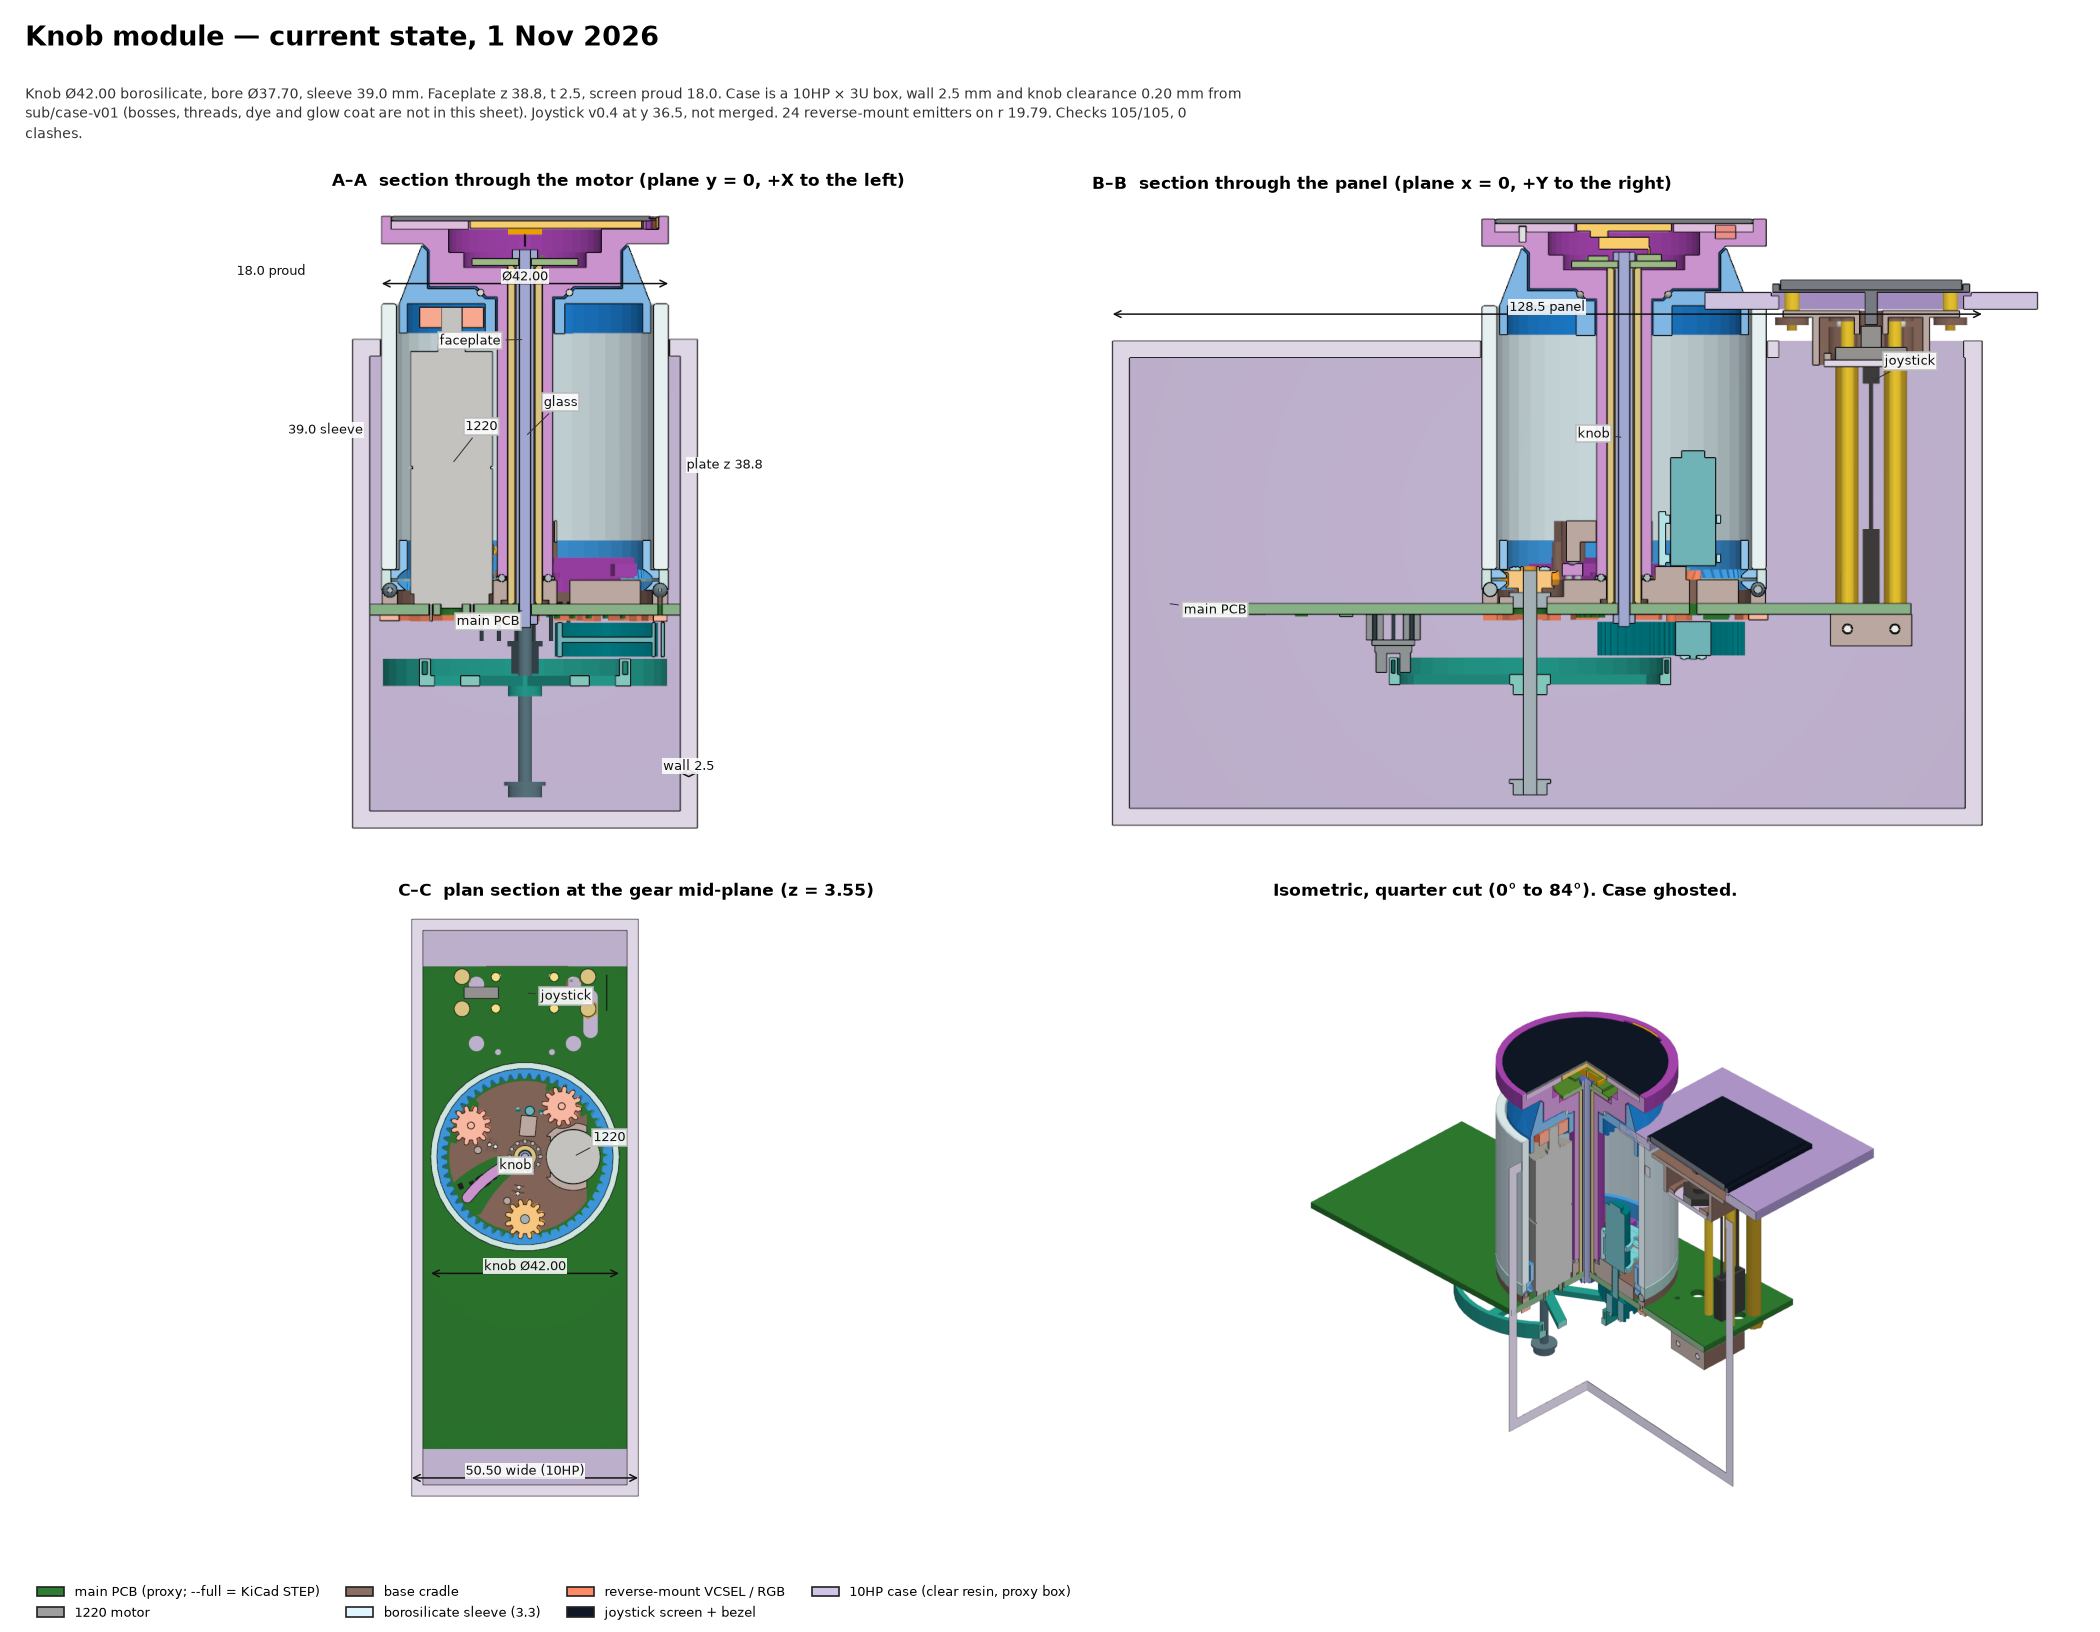

Python code for this plot:
"""Current-state assembly sheet, 1 Nov 2026.

Knob stack on this branch, joystick from origin/sub/joystick-v04 (not merged),
main PCB, and a clear 10HP case. Case wall and knob-hole clearance are the
figures in origin/sub/case-v01 (wall 2.5 mm, knob_rad_clear 0.20). The case
package is not imported: that shell is tied to an older knob snapshot, so this
sheet draws a 10HP box with those two numbers and this branch's knob and plate.

Three sections and one isometric. Output: sheet.png next to this file.
"""
import importlib.util, os, sys, textwrap
import matplotlib
matplotlib.use("Agg")
import matplotlib.pyplot as plt
from matplotlib.patches import Patch
import numpy as np
from build123d import Pos, Box, Cylinder, Align

HERE = os.path.dirname(os.path.abspath(__file__))
ROOT = os.path.abspath(os.path.join(HERE, "..", "..", ".."))
KNOB = os.path.join(ROOT, "cad", "knob-param")
sys.path.insert(0, KNOB)

FULL = os.path.join(ROOT, "cad", "assemblies", "full-2026-11-01", "render_full.py")
spec = importlib.util.spec_from_file_location("render_full", FULL)
full = importlib.util.module_from_spec(spec)
spec.loader.exec_module(full)

from knobparam.common import model
from knobparam.assembly.build import build_all
from knobparam.assembly import render as R

# sub/case-v01 params.py: wall and the knob-hole radial clearance.
CASE_WALL = 2.5
KNOB_RAD_CLEAR = 0.20
OUT = os.path.join(HERE, "sheet.png")
TOL = 0.12
PPM = 8


def case_shell(D, J, z0):
    """Clear 10HP box. Front is this branch's faceplate; the knob and joystick holes are cut through it."""
    w = D["hp"] * D["hp_pitch"] - D["hp_gap"]
    h, t = D["panel_h"], D["faceplate_t"]
    y_mid = D["axis_by"] - h / 2
    z1 = D["faceplate_z"]
    wall = CASE_WALL
    outer = Pos(0, y_mid, z0) * Box(w, h, z1 - z0, align=(Align.CENTER, Align.CENTER, Align.MIN))
    inner = Pos(0, y_mid, z0 + wall) * Box(
        w - 2 * wall, h - 2 * wall, (z1 - t) - (z0 + wall),
        align=(Align.CENTER, Align.CENTER, Align.MIN))
    shell = outer - inner
    shell -= Pos(0, 0, z1 - t - 1) * Cylinder(D["knob_od"] / 2 + KNOB_RAD_CLEAR, t + 2,
                                               align=(Align.CENTER, Align.CENTER, Align.MIN))
    shell -= Pos(0, J["place_y"], z1 - t - 1) * Box(2 * J["hole_hw"], 2 * J["hole_hh"], t + 2,
                                                     align=(Align.CENTER, Align.CENTER, Align.MIN))
    return shell


def bbox(parts):
    bbs = [s.bounding_box() for s in parts.values()]
    pad = 4.0
    return [min(b.min.X for b in bbs) - pad, min(b.min.Y for b in bbs) - pad, min(b.min.Z for b in bbs) - pad,
            max(b.max.X for b in bbs) + pad, max(b.max.Y for b in bbs) + pad, max(b.max.Z for b in bbs) + pad]


def part_mid(parts, name):
    b = parts[name].bounding_box()
    return ((b.min.X + b.max.X) / 2, (b.min.Y + b.max.Y) / 2, (b.min.Z + b.max.Z) / 2)


def px_of(cam, centre, w_mm, h_mm, W, H, p):
    x, y, z = p
    cx, cy, cz = centre
    if cam == "xz":
        u = 0.5 - (x - cx) / w_mm
        v = 0.5 - (z - cz) / h_mm
    elif cam == "yz":
        u = 0.5 + (y - cy) / w_mm
        v = 0.5 - (z - cz) / h_mm
    else:
        u = 0.5 + (x - cx) / w_mm
        v = 0.5 - (y - cy) / h_mm
    return u * (W - 1), v * (H - 1)


def _dim(ax, a, b, text):
    ax.annotate("", xy=b, xytext=a, arrowprops=dict(arrowstyle="<->", color="#111111", lw=0.9, shrinkA=0, shrinkB=0))
    ax.text((a[0] + b[0]) / 2, (a[1] + b[1]) / 2, text, fontsize=8, color="#111111", ha="center", va="bottom",
            bbox=dict(fc="white", ec="none", alpha=0.88, pad=0.6))


def _tag(ax, xy, text, dx, dy):
    ax.annotate(text, xy, xytext=(xy[0] + dx, xy[1] + dy), fontsize=8, color="#111111",
                arrowprops=dict(arrowstyle="-", color="#333333", lw=0.6),
                bbox=dict(fc="white", ec="#bbbbbb", alpha=0.9, pad=1.0))


def mark(ax, img, cam, centre, w_mm, h_mm, dims, tags):
    H, W = img.shape[:2]
    def P(p):
        return px_of(cam, centre, w_mm, h_mm, W, H, p)
    for p0, p1, text in dims:
        _dim(ax, P(p0), P(p1), text)
    for p, text, dx, dy in tags:
        _tag(ax, P(p), text, dx, dy)


def shot(meshes, centre, cam_dir, up, w_mm, h_mm, path):
    R.ortho(meshes, centre, cam_dir, up, w_mm, h_mm, PPM, path, edges=False, aa=False)
    img = plt.imread(path)
    return img, centre, w_mm, h_mm


def main():
    print("deriving", flush=True)
    D = model.derive(model.default_params())
    print("building knob", flush=True)
    parts, _stats, keys, _owner = build_all(D)
    print("loading joystick", flush=True)
    JP, JParts = full.load_joystick()
    J = JP.derive(JP.P)
    js = full.place_joystick(JParts.build(J), J["place_y"])
    z0 = min(s.bounding_box().min.Z for s in parts.values()) - CASE_WALL - 2
    shell = case_shell(D, J, z0)
    case_name = "10HP case (UTR-8100, sub/case-v01 wall)"
    extra = {case_name: shell}
    extra.update(js)
    full.publish(extra, keys, "state")
    full.patch_groups()
    R.GROUPS.append(("10HP case (clear resin, proxy box)", "#d1c4e9", lambda n: n.startswith("10HP case")))
    allp = dict(parts)
    allp.update(extra)
    bb = [round(v, 1) for v in bbox(allp)]
    tmp = R.TMP
    os.makedirs(tmp, exist_ok=True)

    print("A-A", flush=True)
    aa = R.cut_meshes(allp, keys, dict(kind="half", bb=bb), TOL)
    lo, hi = R._bbox(aa)
    c_aa = ((lo[0] + hi[0]) / 2, 0.0, (lo[2] + hi[2]) / 2)
    w_aa, h_aa = hi[0] - lo[0] + 6, hi[2] - lo[2] + 6
    img_aa, c_aa, w_aa, h_aa = shot(aa, c_aa, (0, 1, 0), (0, 0, 1), w_aa, h_aa, f"{tmp}/state-aa.png")

    print("B-B", flush=True)
    z0b, z1b = bb[2], bb[5]
    span_x, span_y = bb[3] - bb[0], bb[4] - bb[1]
    bb_view = R.cut_meshes(allp, keys, dict(kind="box", o=(0.0, 0.0), a=-90.0,
                                             u=(-span_y, span_y), depth=span_x, z=(z0b, z1b)), TOL)
    lo, hi = R._bbox(bb_view)
    c_bb = (0.0, (lo[1] + hi[1]) / 2, (lo[2] + hi[2]) / 2)
    w_bb, h_bb = hi[1] - lo[1] + 6, hi[2] - lo[2] + 6
    img_bb, c_bb, w_bb, h_bb = shot(bb_view, c_bb, (1, 0, 0), (0, 0, 1), w_bb, h_bb, f"{tmp}/state-bb.png")

    print("C-C", flush=True)
    zcut = float(D["hb_mid"])
    plan = R.cut_meshes(allp, keys, dict(kind="plan", bb=bb, z=round(zcut, 3)), TOL)
    lo, hi = R._bbox(plan)
    c_pl = ((lo[0] + hi[0]) / 2, (lo[1] + hi[1]) / 2, zcut)
    w_pl, h_pl = hi[0] - lo[0] + 6, hi[1] - lo[1] + 6
    img_pl, c_pl, w_pl, h_pl = shot(plan, c_pl, (0, 0, 1), (0, 1, 0), w_pl, h_pl, f"{tmp}/state-plan.png")

    print("iso", flush=True)
    fang = float(D.get("fm_ang", 90.0)) % 360.0
    a0, a1 = (0.0, fang) if fang <= 180.0 else (fang, 360.0)
    iso = R.cut_meshes(allp, keys, dict(kind="quarter", bb=bb, a0=a0, a1=a1), TOL)
    R.iso(iso, 1100, f"{tmp}/state-iso.png", lw=0.8, edges=False, aa=False, ghost=[case_name])
    img_iso = plt.imread(f"{tmp}/state-iso.png")

    Rrad = D["knob_od"] / 2
    z_sl0, z_sl1 = D["sleeve_z0"], D["sleeve_z1"]
    z_fp, z_glass = D["faceplate_z"], D["z_glass"]
    panel_w = D["hp"] * D["hp_pitch"] - D["hp_gap"]
    y_top, y_bot = D["axis_by"], D["axis_by"] - D["panel_h"]
    glass = part_mid(parts, "knob glass sleeve")
    pcb = part_mid(parts, "PCB")
    motor = part_mid(parts, "motor")
    py = float(J["place_y"])

    x_out = panel_w / 2 + 4
    dims_aa = [
        ((-Rrad, 0, z_sl1 + 3.0), (Rrad, 0, z_sl1 + 3.0), f"Ø{D['knob_od']:.2f}"),
        ((x_out, 0, z_sl0), (x_out, 0, z_sl1), f"{D['sleeve_len']:.1f} sleeve"),
        ((-x_out, 0, 0.0), (-x_out, 0, z_fp), f"plate z {z_fp:.1f}"),
        ((x_out + 8, 0, z_fp), (x_out + 8, 0, z_glass), f"{D['knob_proud']:.1f} proud"),
        ((-panel_w / 2, 0, z0 + 8), (-panel_w / 2 + CASE_WALL, 0, z0 + 8), f"wall {CASE_WALL:.1f}"),
    ]
    tags_aa = [
        (glass, "glass", 22, -36),
        (pcb, "main PCB", -80, 18),
        (motor, "1220", 16, -40),
        ((0, 0, z_fp), "faceplate", -100, 6),
    ]
    dims_bb = [
        ((0, y_bot, z_fp + 4), (0, y_top, z_fp + 4), f"{D['panel_h']:.1f} panel"),
    ]
    tags_bb = [
        ((0, 0, (z_sl0 + z_sl1) / 2), "knob", -55, 0),
        ((0, py, z_fp - 6), "joystick", 16, -20),
        ((0, y_bot + 8, 0), "main PCB", 20, 12),
    ]
    dims_pl = [
        ((-Rrad, -Rrad - 5, zcut), (Rrad, -Rrad - 5, zcut), f"knob Ø{D['knob_od']:.2f}"),
        ((-panel_w / 2, y_bot + 4, zcut), (panel_w / 2, y_bot + 4, zcut), f"{panel_w:.2f} wide (10HP)"),
    ]
    tags_pl = [
        ((0, 0, zcut), "knob", -46, 22),
        (motor, "1220", 36, -28),
        ((0, py, zcut), "joystick", 28, 12),
    ]

    fig = plt.figure(figsize=(17.5, 13.6), dpi=120)
    fig.text(0.012, 0.985, "Knob module — current state, 1 Nov 2026", fontsize=16, fontweight="bold", va="top")
    note = (f"Knob Ø{D['knob_od']:.2f} borosilicate, bore Ø{D['sleeve_id']:.2f}, sleeve {D['sleeve_len']:.1f} mm. "
            f"Faceplate z {z_fp:.1f}, t {D['faceplate_t']:.1f}, screen proud {D['knob_proud']:.1f}. "
            f"Case is a 10HP × 3U box, wall {CASE_WALL:.1f} mm and knob clearance {KNOB_RAD_CLEAR:.2f} mm from sub/case-v01 "
            f"(bosses, threads, dye and glow coat are not in this sheet). "
            f"Joystick {J['version']} at y {py:.1f}, not merged. "
            f"24 reverse-mount emitters on r {D['ot_r']:.2f}. Checks 105/105, 0 clashes.")
    fig.text(0.012, 0.948, textwrap.fill(note, width=168), fontsize=8.5, va="top", color="#333333", linespacing=1.35)
    panels = [
        (0.02, 0.48, 0.46, 0.40, img_aa, "xz", c_aa, w_aa, h_aa, dims_aa, tags_aa,
         "A–A  section through the motor (plane y = 0, +X to the left)"),
        (0.52, 0.48, 0.46, 0.40, img_bb, "yz", c_bb, w_bb, h_bb, dims_bb, tags_bb,
         "B–B  section through the panel (plane x = 0, +Y to the right)"),
        (0.02, 0.075, 0.46, 0.37, img_pl, "xy", c_pl, w_pl, h_pl, dims_pl, tags_pl,
         f"C–C  plan section at the gear mid-plane (z = {zcut:.2f})"),
        (0.52, 0.075, 0.46, 0.37, img_iso, None, None, None, None, None, None,
         f"Isometric, quarter cut (0° to {fang:.0f}°). Case ghosted."),
    ]
    for x, y, w, h, img, cam, centre, ww, hh, dims, tags, title in panels:
        ax = fig.add_axes([x, y, w, h])
        ax.imshow(img)
        ax.set_xticks([]); ax.set_yticks([])
        ax.set_title(title, loc="left", fontsize=10, fontweight="bold")
        for sp in ax.spines.values():
            sp.set_visible(False)
        if cam:
            mark(ax, img, cam, centre, ww, hh, dims, tags)
    shown = []
    want = ("borosilicate", "main PCB", "1220", "base cradle", "10HP case", "joystick screen", "reverse-mount")
    for i, (name, col, _f) in enumerate(R.GROUPS):
        if any(k in name for k in want):
            shown.append(Patch(facecolor=col, edgecolor="#222222", label=name))
    fig.legend(handles=shown, loc="lower left", ncol=4, fontsize=8, frameon=False, bbox_to_anchor=(0.012, 0.0))
    fig.savefig(OUT)
    plt.close(fig)
    print("wrote", OUT)


if __name__ == "__main__":
    main()
